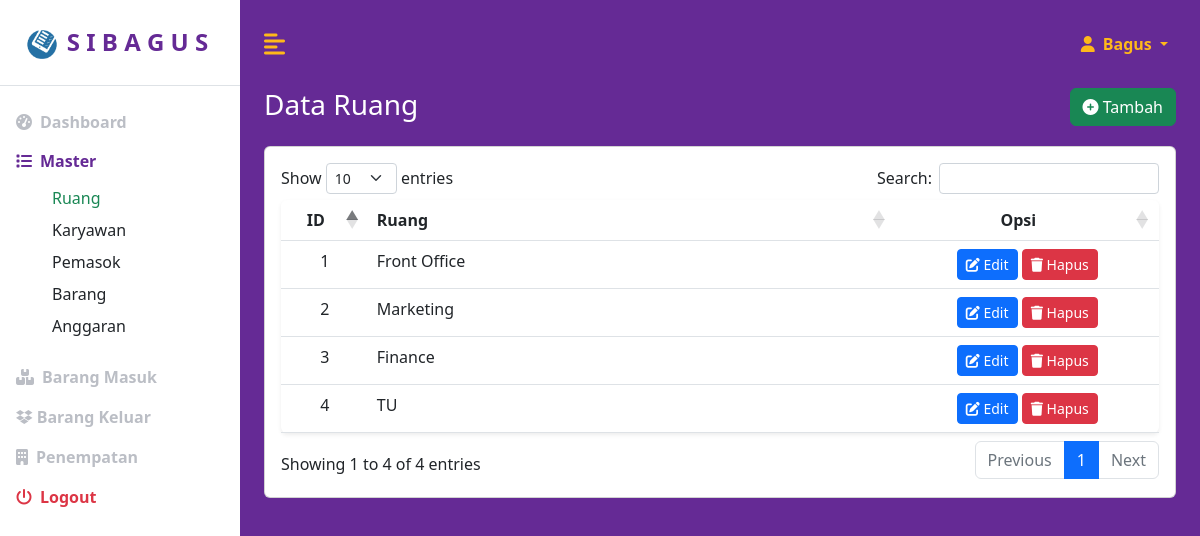
Screenshot of /index.php?page=ruangdata (signed in) with the database file from the repository.
### tables this page shows
CREATE TABLE `ruang` (
  `id` int(11) NOT NULL,
  `nama_ruang` varchar(255) NOT NULL
);

### pages/ruang/ruangdata.php (the view, shortened to what this page needs)
<div id="atas" class="row">
    <div class="col">
        <div class="row">
            <div class="col-md-6">
                <h3>Data Ruang</h3>
            </div>
            <div class="col-md-6">
                <a href="?page=ruangtambah" class="btn btn-success float-end">
                    <i class="fa fa-plus-circle"></i> Tambah
                </a>
            </div>
        </div>
    </div>
</div>
    <?php
    $resultSet = mysqli_query($koneksi, "SELECT * FROM ruang");
    ?>
<div id="bawah" class="row mt-3">
    <div class="col">
        <div class="card my-card">
            <table class="table bg-white rounded shadow-sm table-hover" id="example" width="100%">
                <thead>
                    <tr>
                        <th width="10%" class="text-center">ID</th>
                        <th width="60%">Ruang</th>
                        <th width="30%" class="text-center">Opsi</th>
                    </tr>
                </thead>
                <tbody>
                    <?php
                    $no = 1;
                    while ($row = mysqli_fetch_assoc($resultSet)) {
                    ?>
                        <tr>
                            <td class="text-center"><?= $no++ ?></td>
                            <td><?= $row['nama_ruang'] ?></td>
                            <td class="text-center">
                                <a href="?page=ruangubah&id=<?= $row['id'] ?>" class="btn btn-sm btn-primary">
                                    <i class="fa fa-edit"></i> Edit
                                </a>
                                <a href="?page=ruanghapus&id=<?= $row['id'] ?>" onclick="javascript: return confirm('Yakin hapus?');" class="btn btn-sm btn-danger">
                                    <i class="fa fa-trash"></i> Hapus
                                </a>
                            </td>
                        </tr>
                    <?php
                    }
                    ?>
                </tbody>
            </table>
        </div>
    </div>
</div>

### assets/css/custom.css (style rules this page uses)
:root { --main-bg-color: #009d63; --main-text-color: #009d63; --second-text-color: #bbbec5; --second-bg-color: #c1efde; --ungu: rgb(101, 42, 149); --oren: rgb(255, 184, 26); --hijo: rgb(100, 164, 65); }
h3 { color: white; }
body { min-height: 100vh; min-height: -webkit-fill-available; }
html { height: -webkit-fill-available; }
.my-card { padding: 1rem 1rem; }

### rows the page displays
ruang: nama_ruang "Front Office"
ruang: nama_ruang "Marketing"
ruang: nama_ruang "Finance"
ruang: nama_ruang "TU"

### other values shown
$_SESSION["nama_karyawan"] "Bagus"
